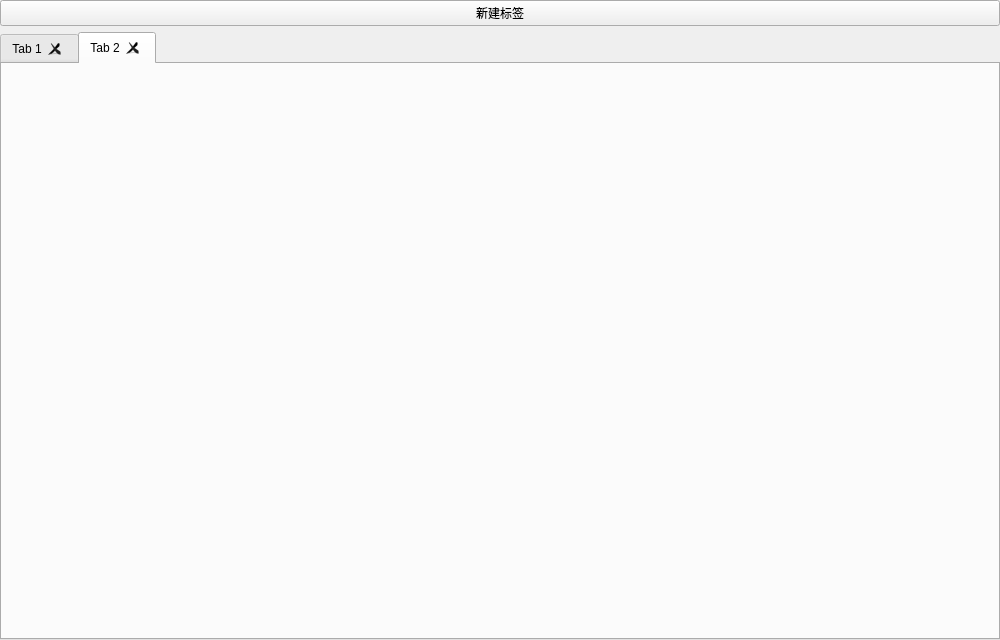
<?xml version="1.0" encoding="UTF-8"?>
<ui version="4.0">
 <class>MyTabWidget</class>
 <widget class="QWidget" name="MyTabWidget">
  <property name="geometry">
   <rect>
    <x>0</x>
    <y>0</y>
    <width>1000</width>
    <height>640</height>
   </rect>
  </property>
  <property name="windowTitle">
   <string>Form</string>
  </property>
  <layout class="QVBoxLayout" name="verticalLayout">
   <property name="leftMargin">
    <number>0</number>
   </property>
   <property name="topMargin">
    <number>0</number>
   </property>
   <property name="rightMargin">
    <number>0</number>
   </property>
   <property name="bottomMargin">
    <number>0</number>
   </property>
   <item>
    <widget class="QPushButton" name="addTab_btn">
     <property name="sizePolicy">
      <sizepolicy hsizetype="Expanding" vsizetype="Fixed">
       <horstretch>0</horstretch>
       <verstretch>0</verstretch>
      </sizepolicy>
     </property>
     <property name="text">
      <string>新建标签</string>
     </property>
    </widget>
   </item>
   <item>
    <widget class="QTabWidget" name="tabWidget">
     <property name="currentIndex">
      <number>1</number>
     </property>
     <property name="tabsClosable">
      <bool>true</bool>
     </property>
     <property name="movable">
      <bool>true</bool>
     </property>
     <widget class="QWidget" name="tab">
      <attribute name="title">
       <string>Tab 1</string>
      </attribute>
     </widget>
     <widget class="QWidget" name="tab_2">
      <attribute name="title">
       <string>Tab 2</string>
      </attribute>
     </widget>
    </widget>
   </item>
  </layout>
 </widget>
 <resources/>
 <connections/>
</ui>
